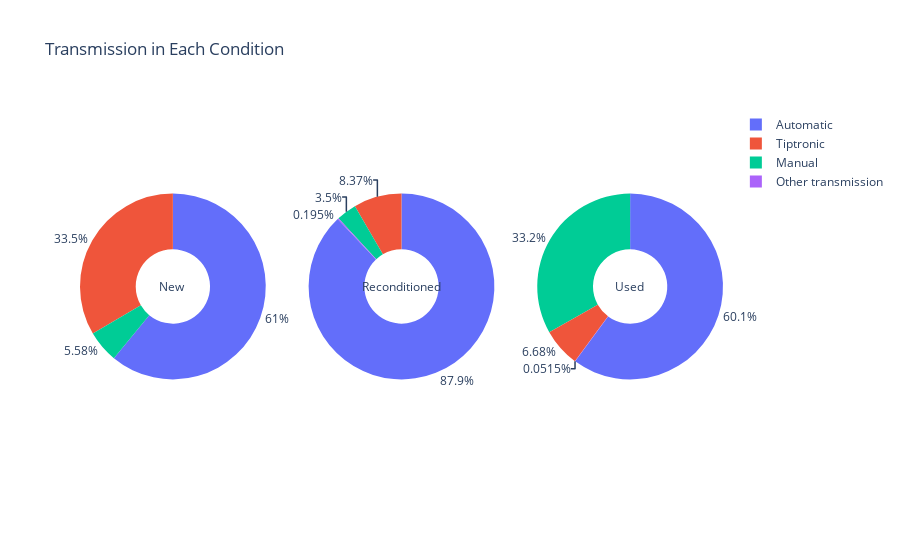

This figure's notebook cell:
### Code cell
fig = make_subplots(rows=1, cols=3, specs=[[{"type": "pie"}, {"type": "pie"}, {"type": "pie"}]])

fig.add_trace(
    go.Pie(labels=car_newdf['Transmission'], values=car_newdf['count']),
    row=1, col=1
)

fig.add_trace(
    go.Pie(labels=car_redf['Transmission'], values=car_redf['count']),
    row=1, col=2
)

fig.add_trace(
    go.Pie(labels=car_usedf['Transmission'], values=car_usedf['count']),
    row=1, col=3
)

fig.update_traces(textposition='outside', hole=.4, hoverinfo="label+percent")

fig.update_layout(
    title_text = "Transmission in Each Condition",
    annotations = [dict(text='New', x=0.12,y=0.5,font_size=12, showarrow=False),
                  dict(text='Reconditioned', x=0.50,y=0.5,font_size=12, showarrow=False),
                  dict(text='Used', x=0.88,y=0.5,font_size=12, showarrow=False)]
)
fig.show()

### Figure 1 — Plotly figure (JSON) as saved in the notebook; plotly's stock layout.template omitted (floating-point values rounded to 4 significant figures; data arrays with more than 128 entries replaced by an {"elided": "..."} marker saying what was removed)
{"data": [{"domain": {"x": [0, 0.2889], "y": [0, 1]}, "hole": 0.4, "hoverinfo": "label+percent", "labels": ["Automatic", "Tiptronic", "Tiptronic", "Automatic", "Automatic", "Automatic", "Tiptronic", "Automatic", "Automatic", "Automatic", "Tiptronic", "Automatic", "Automatic", "Automatic", "Automatic", "Tiptronic", "Manual", "Automatic", "Tiptronic", "Tiptronic", "Automatic", "Automatic", "Tiptronic", "Automatic", "Tiptronic", "Automatic", "Automatic", "Tiptronic", "Automatic", "Automatic", "Automatic", "Tiptronic", "Automatic", "Automatic", "Manual", "Manual", "Automatic", "Automatic", "Automatic", "Automatic", "Tiptronic", "Manual", "Tiptronic", "Tiptronic", "Tiptronic", "Automatic", "Automatic", "Automatic", "Automatic", "Automatic", "Automatic", "Tiptronic", "Tiptronic", "Automatic", "Automatic", "Tiptronic", "Automatic", "Automatic", "Automatic", "Automatic", "Tiptronic", "Automatic", "Tiptronic", "Automatic", "Automatic", "Automatic", "Tiptronic", "Automatic", "Automatic", "Automatic", "Automatic", "Automatic", "Automatic", "Tiptronic", "Tiptronic", "Manual", "Automatic", "Manual", "Automatic", "Manual", "Tiptronic", "Automatic", "Tiptronic", "Automatic", "Automatic", "Automatic", "Manual"], "textposition": "outside", "type": "pie", "values": [22, 18, 13, 8, 8, 8, 7, 7, 7, 5, 5, 5, 5, 5, 5, 5, 4, 4, 4, 3, 3, 3, 3, 3, 3, 3, 3, 3, 3, 3, 2, 2, 2, 2, 2, 2, 2, 2, 2, 2, 2, 2, 2, 2, 2, 2, 1, 1, 1, 1, 1, 1, 1, 1, 1, 1, 1, 1, 1, 1, 1, 1, 1, 1, 1, 1, 1, 1, 1, 1, 1, 1, 1, 1, 1, 1, 1, 1, 1, 1, 1, 1, 1, 1, 1, 1, 1]}, {"domain": {"x": [0.3556, 0.6444], "y": [0, 1]}, "hole": 0.4, "hoverinfo": "label+percent", "labels": ["Automatic", "Automatic", "Automatic", "Automatic", "Automatic", "Automatic", "Automatic", "Automatic", "Automatic", "Automatic", "Tiptronic", "Automatic", "Automatic", "Automatic", "Automatic", "Automatic", "Automatic", "Automatic", "Automatic", "Automatic", "Automatic", "Automatic", "Automatic", "Automatic", "Automatic", "Manual", "Automatic", "Automatic", "Automatic", "Automatic", "Automatic", "Automatic", "Automatic", "Automatic", "Automatic", "Automatic", "Automatic", "Automatic", "Tiptronic", "Automatic", "Manual", "Automatic", "Automatic", "Automatic", "Manual", "Automatic", "Tiptronic", "Automatic", "Tiptronic", "Tiptronic", "Tiptronic", "Tiptronic", "Automatic", "Manual", "Automatic", "Tiptronic", "Automatic", "Tiptronic", "Tiptronic", "Tiptronic", "Automatic", "Automatic", "Tiptronic", "Automatic", "Automatic", "Automatic", "Automatic", "Tiptronic", "Automatic", "Automatic", "Automatic", "Tiptronic", "Manual", "Automatic", "Manual", "Tiptronic", "Manual", "Automatic", "Automatic", "Automatic", "Automatic", "Tiptronic", "Automatic", "Automatic", "Manual", "Automatic", "Automatic", "Automatic", "Other transmission", "Tiptronic", "Automatic", "Automatic", "Tiptronic", "Automatic", "Automatic", "Tiptronic", "Tiptronic", "Automatic", "Automatic", "Automatic", "Automatic", "Automatic", "Tiptronic", "Automatic", "Manual", "Automatic", "Automatic", "Automatic", "Tiptronic", "Automatic", "Automatic", "Tiptronic", "Automatic", "Manual", "Manual", "Automatic", "Automatic", "Tiptronic", "Automatic"], "textposition": "outside", "type": "pie", "values": [93, 43, 29, 24, 23, 12, 12, 12, 10, 10, 9, 9, 8, 7, 7, 7, 6, 6, 6, 5, 5, 5, 5, 5, 5, 4, 4, 3, 3, 3, 3, 3, 3, 3, 3, 3, 3, 3, 3, 3, 3, 3, 3, 3, 2, 2, 2, 2, 2, 2, 2, 2, 2, 2, 2, 2, 2, 2, 2, 2, 2, 1, 1, 1, 1, 1, 1, 1, 1, 1, 1, 1, 1, 1, 1, 1, 1, 1, 1, 1, 1, 1, 1, 1, 1, 1, 1, 1, 1, 1, 1, 1, 1, 1, 1, 1, 1, 1, 1, 1, 1, 1, 1, 1, 1, 1, 1, 1, 1, 1, 1, 1, 1, 1, 1, 1, 1, 1, 1]}, {"domain": {"x": [0.7111, 1], "y": [0, 1]}, "hole": 0.4, "hoverinfo": "label+percent", "labels": {"elided": "937 str values"}, "textposition": "outside", "type": "pie", "values": {"elided": "937 int values"}}], "layout": {"annotations": [{"font": {"size": 12}, "showarrow": false, "text": "New", "x": 0.12, "y": 0.5}, {"font": {"size": 12}, "showarrow": false, "text": "Reconditioned", "x": 0.5, "y": 0.5}, {"font": {"size": 12}, "showarrow": false, "text": "Used", "x": 0.88, "y": 0.5}], "title": {"text": "Transmission in Each Condition"}}}
